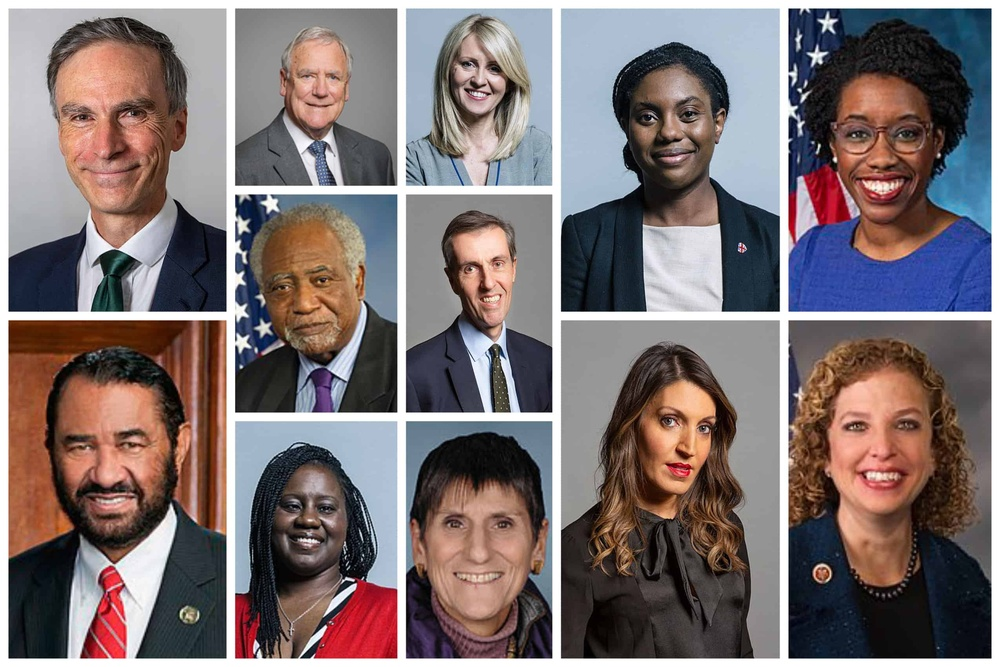
#> input picture face.jpeg, 1000 x 667 px, shrunk from 2550 x 1700 before the run
$ python face.py
#> lines starting #> are read from the running program, lines starting #| are printed output that depends on the picture; after the words box and inside, x2 and y2 are one past the last pixel; in counts of white or black regions, pixels touching at a corner belong together
# Import OpenCV
import cv2

# Define haar cascade classifier for face detection
face_classifier = cv2.CascadeClassifier('haarcascade_frontalface_default.xml')

# Read input image to recognize face
img = cv2.imread('face.jpeg')
#> img is the input picture: shape (667, 1000, 3); mean B, G, R 113.5, 112.7, 124.9

# Convert image to gray scale OpenCV
gray_img = cv2.cvtColor(img, cv2.COLOR_BGR2GRAY)
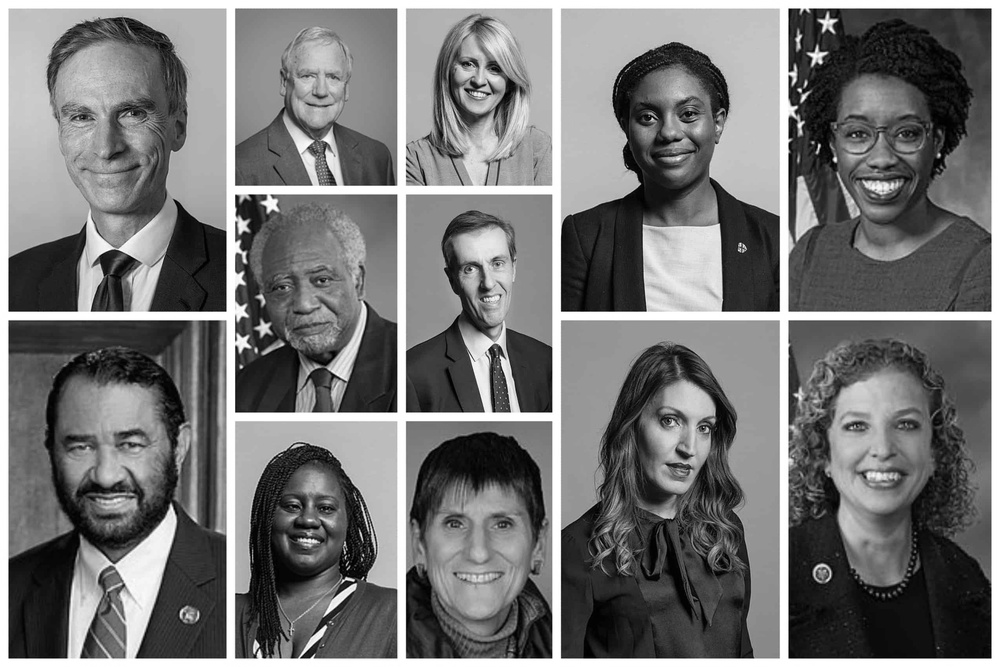
#> gray_img: shape (667, 1000); min 0, max 255, mean 116.5

# Detect face using haar cascade classifier
faces_coordinates = face_classifier.detectMultiScale(gray_img)
#> faces_coordinates = 14 rows, first 6: [284, 48, 72, 72], [292, 130, 52, 52], [444, 38, 73, 73], [447, 235, 77, 77], [785, 479, 60, 60], [635, 385, 102, 102]

# Draw a rectangle around the faces
for (x, y, w, h) in faces_coordinates:
    cv2.rectangle(img, (x, y), (x + w, y + h), (0, 255, 0), 2)
#> this loop made 14 passes
#> (x, y, w, h) on passes 1 to 12: (284, 48, 72, 72), (292, 130, 52, 52), (444, 38, 73, 73), (447, 235, 77, 77), (785, 479, 60, 60), (635, 385, 102, 102), (261, 468, 95, 95), (817, 377, 126, 126), (615, 71, 108, 108), (820, 79, 131, 131), (251, 245, 105, 105), (415, 477, 128, 128)
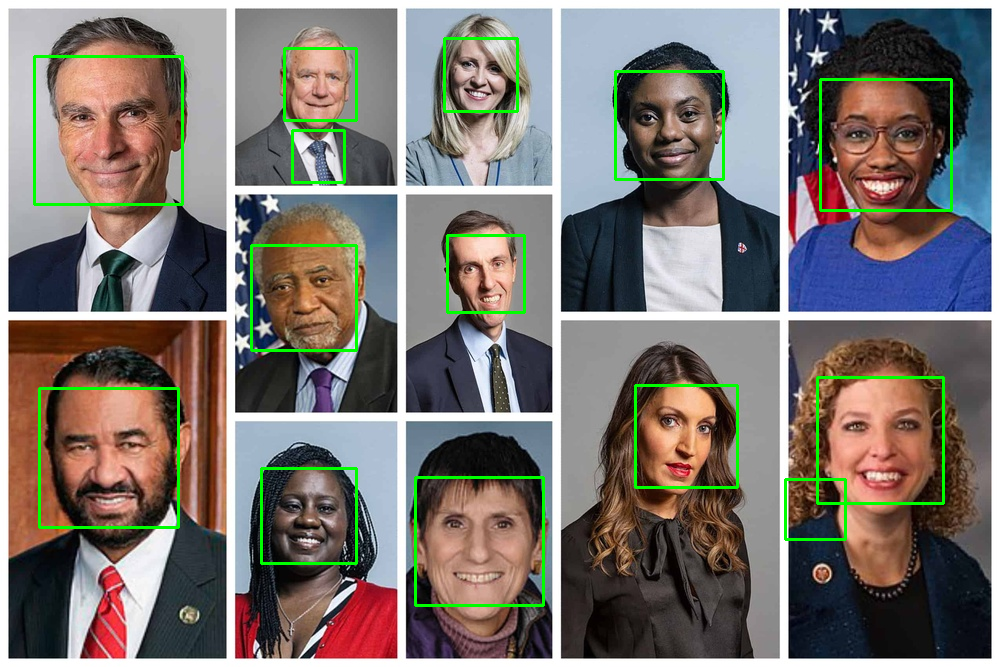
#> img: shape (667, 1000, 3); 2.54% of pixels changed, all inside (x1, y1, x2, y2) = (33, 37, 953, 607)

# Saving the image
cv2.imwrite('face detection using haar cascade output.png', img)

# show output image
cv2.imshow('image', img)
cv2.waitKey(0)
cv2.destroyAllWindows()
